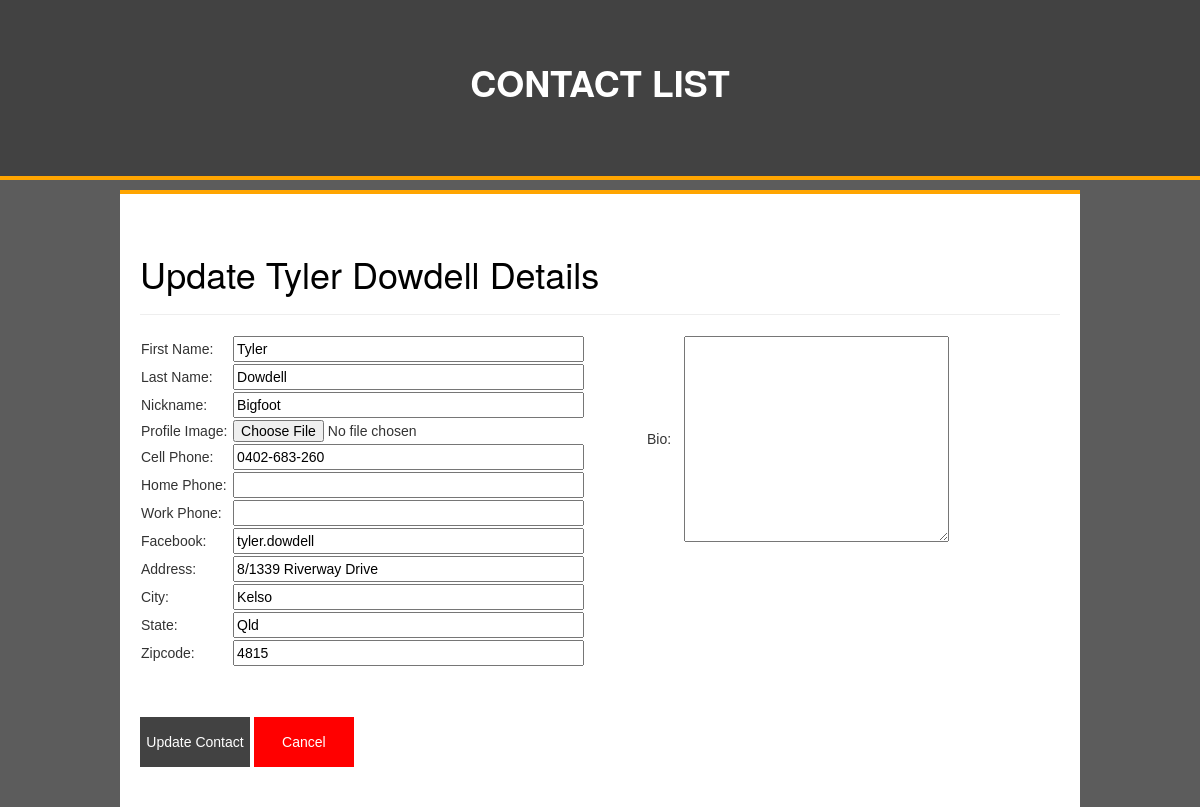
The page /phonebook_database/update_contact.php?id=34 on the database its author committed.
### tables this page shows
CREATE TABLE `contacts` (
  `contact_id` int(11) NOT NULL,
  `contact_fname` varchar(100) NOT NULL,
  `contact_lname` varchar(100) NOT NULL,
  `contact_nickname` varchar(100) NOT NULL,
  `contact_cphone` varchar(50) NOT NULL,
  `contact_hphone` varchar(50) NOT NULL,
  `contact_wphone` varchar(50) NOT NULL,
  `contact_facebook` varchar(50) NOT NULL,
  `contact_address` varchar(100) NOT NULL,
  `contact_city` varchar(50) NOT NULL,
  `contact_state` varchar(50) NOT NULL,
  `contact_zipcode` varchar(50) NOT NULL,
  `contact_profile` varchar(255) NOT NULL,
  `contact_notes` longblob NOT NULL,
  `contact_status` enum('0','1') NOT NULL DEFAULT '1'
);

### phonebook_database/update_contact.php (the view, shortened to what this page needs)
<?php
	require_once"connect.php";
	if (isset($_GET['id'])) {
		$id = $_GET['id'];
		$get_contact = "select * from contacts where contact_id = '$id'";
		$sql_get_contact = $conn->query($get_contact);
		$row = mysqli_fetch_array($sql_get_contact);
	}
 ?>
<!DOCTYPE html>
<html>
<head>
	<?php include"includes/head.inc"; ?>
</head>
<body>
	<div class="wrapper">
		<div class="header">
			<div class="headerContent"><h1>CONTACT LIST</h1></div>
		</div>
		<div class="content">
		<div><h1>Update <?php echo $row['contact_fname']?> <?php echo $row["contact_lname"]?> Details</h1></div>
			<hr>
			<div class="contact">
				<div class="contact_insert">
					<form action="update_contact.php?id=<?php echo $row["contact_id"]; ?>" method="post" enctype="multipart/form-data">
						<table style="float:left" width="50%">
							<tr>
								<td>First Name:</td>
								<td><input type="text" name="fname" value="<?php echo $row['contact_fname'] ?>"  size="40%"></td>
							</tr>
							<tr>
								<td>Last Name:</td>
								<td><input type="text" name="lname" value="<?php echo $row['contact_lname'] ?>" size="40%"></td>
							</tr>
							<tr>
								<td>Nickname:</td>
								<td><input type="text" name="nickname" value="<?php echo $row['contact_nickname'] ?>" size="40%"></td>
							</tr>
							<tr>
								<td>Profile Image:</td>
								<td><input type="file" name="profile"></td>
							</tr>
							<tr>
								<td>Cell Phone:</td>
								<td><input type="text" name="cphone" value="<?php echo $row['contact_cphone'] ?>" size="40%"></td>
							</tr>
							<tr>
								<td>Home Phone:</td>
								<td><input type="text" name="hphone" value="<?php echo $row['contact_hphone'] ?>" size="40%"></td>
							</tr>
							<tr>
								<td>Work Phone:</td>
								<td><input type="text" name="wphone" value="<?php echo $row['contact_wphone'] ?>" size="40%"></td>
							</tr>
							<tr>
								<td>Facebook:</td>
								<td><input type="text" name="facebook" value="<?php echo $row['contact_facebook'] ?>" size="40%"></td>
							</tr>
							<tr>
								<td>Address:</td>
								<td><input type="text" name="address" value="<?php echo $row['contact_address'] ?>" size="40%"></td>
							</tr>
							<tr>
								<td>City:</td>
								<td><input type="text" name="city" value="<?php echo $row['contact_city'] ?>" size="40%"></td>
							</tr>
							<tr>
								<td>State:</td>
								<td><input type="text" name="state" value="<?php echo $row['contact_state'] ?>" size="40%"></td>
							</tr>
							<tr>
								<td>Zipcode:</td>
								<td><input type="text" name="zipcode" value="<?php echo $row['contact_zipcode'] ?>" size="40%"></td>
							</tr>
						</table>
						<table style="float:right" width="45%">
							<tr>
								<td>Bio:</td>
								<td><textarea name="bio" id="bio" cols="30" rows="10"><?php echo $row['contact_notes'] ?></textarea></td>
							</tr>
						</table>
						<input class="insert_contact_button" type="submit" name="submit" value="Update Contact">
						<a href="index.php"><input class="cancel_contact_button" type="button" value="Cancel"></a>
					</form>
				</div>
			</div>
		</div>
</body>
</html>

### phonebook_database/css/styles.css (style rules this page uses)
body { font-family:helvetica, arial, sans-serif; padding:0; margin:0; background-color:; }
.header { width:100%; border-bottom:4px solid orange; height: 225px; background-color:#424242; }
.header .headerContent { width:80%; margin:0 auto; line-height:100px; }
.header .headerContent h1 { margin:0; text-align: center; color:#ffffff; font-weight: bold; padding-top: 63px; }
.wrapper { width:100%; }
.content { width:80%; margin:-130px auto 0 auto; background-color:; border-top:4px solid orange; padding:40px 20px; }
.contact { width:100%; }
a { text-decoration: none !important; }
.insert_contact_button { width: 110px; height: 50px; background-color:#424242; color:#ffffff; border:none; margin-top:50px; }
.cancel_contact_button { width: 100px; height: 50px; background-color:red; color:#ffffff; border:none; margin-top:50px; }

### phonebook_database/css/main.css (style rules this page uses)
body { font-family:helvetica, arial, sans-serif; padding:0; margin:0; background-color:#5c5c5c; }
.header { width:100%; border-bottom:4px solid orange; height: 180px; background-color:#424242; }
.header .headerContent { width:80%; margin:0 0 0 0px auto; line-height:100px; }
h1 { color:#000000; }
.wrapper { width:100%; }
.content { width:80%; margin:-130px auto 0 auto; margin-top:10px; background-color:#ffffff; border-top:4px solid orange; padding:40px 20px; }
.contact { width:100%; }
a { text-decoration: none !important; }

### rows shown on the page
contacts: contact_fname "Tyler", contact_lname "Dowdell", fname "Tyler", lname "Dowdell", nickname "Bigfoot", cphone "0402-683-260", facebook "tyler.dowdell", address "8/1339 Riverway Drive", city "Kelso", state "Qld", zipcode "4815"
